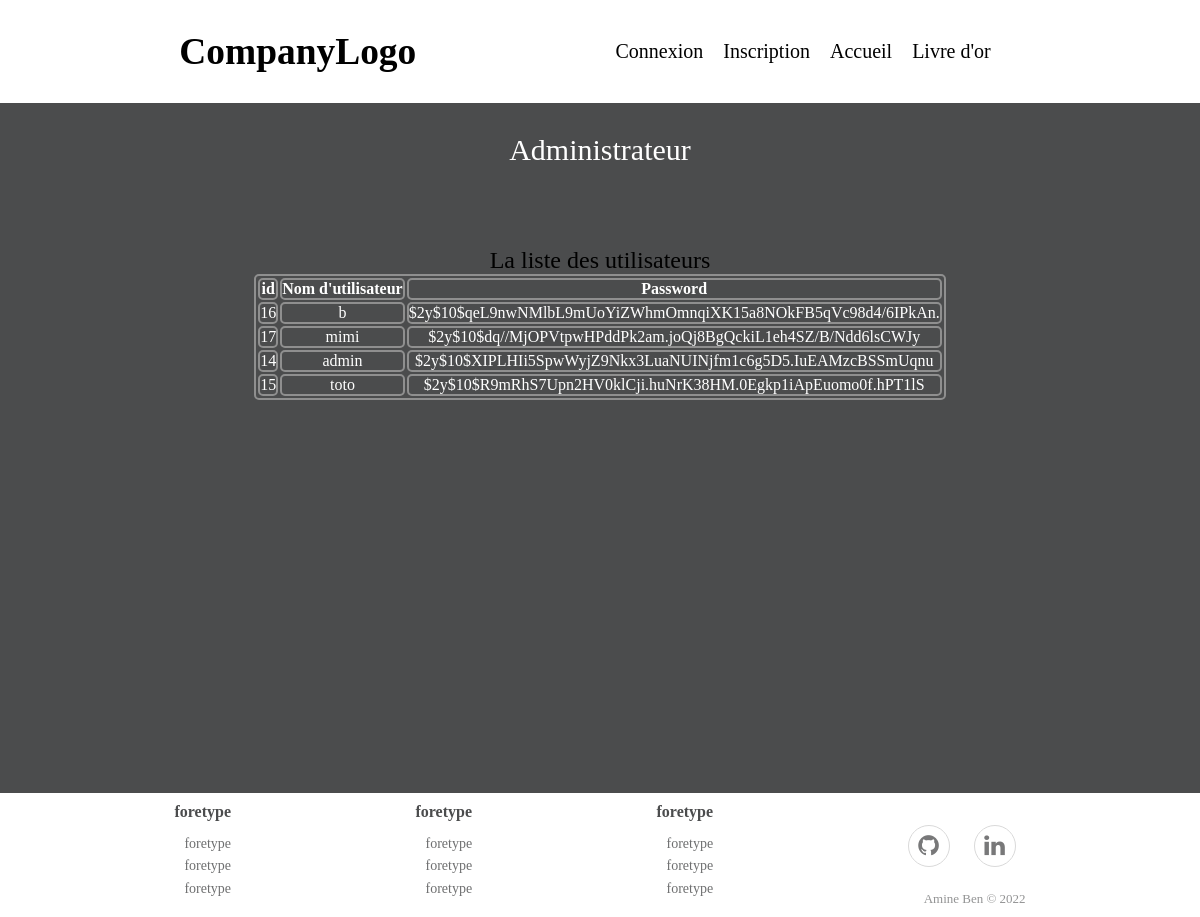
The app's page /admin.php with its own data.
### tables this page shows
CREATE TABLE IF NOT EXISTS `utilisateurs` (
  `id` int(11) NOT NULL AUTO_INCREMENT,
  `login` varchar(255) NOT NULL,
  `password` varchar(255) NOT NULL,
  PRIMARY KEY (`id`)
);

### admin.php (the view)
<?php   include('header.php');
        include('connect.php');
?>
    <main>
        <div class="container">
            <div class="table_admin">
            <div class=titre>
                Administrateur
            </div>
                <h2>La liste des utilisateurs</h2>
                <table>
                    <thead>
                        <tr>
                            <th>id</th>
                            <th>Nom d'utilisateur</th>
                            <th>Password</th>
                        </tr>
                    </thead>
                    <tbody>
                        <?php
                            $request = "SELECT * FROM utilisateurs";
                            $exec_request = $connect -> query($request);
                            while(($result = $exec_request -> fetch_assoc()) != null)
                            {
                                echo "<tr>";
                                echo "<td>".$result['id']."</td>";
                                echo "<td>".$result['login']."</td>";
                                echo "<td>".$result['password']."</td>";
                                echo "</tr>";
                            }
                        ?>
                    </tbody>
                </table>
            </div>
        </div>
    </main>
    <?php include 'footer.php';?>

### header.php (shortened to what this page needs)
<!DOCTYPE html>
<html lang="fr">
<head>
    <link rel="stylesheet" href="https://cdnjs.cloudflare.com/ajax/libs/font-awesome/4.7.0/css/font-awesome.min.css">
    <link rel="stylesheet" href="css/header.css">
</head>
<body>
    <header>
        <div class="container">
            <div class="flex">
                <div id="left">
                    <h3><b>CompanyLogo</b></h3>
                </div>
                <?php
                    if (isset($_GET['deconnexion'])){
                        if($_GET['deconnexion']==true){
                            session_unset();
                            session_destroy();
                            header('Location: index.php');
                        }
                    }
                    else{
                        echo "<div class='a_head'>
                            <a href='connexion.php'>Connexion</a>
                            <a href='inscription.php'>Inscription</a>
                            <a href='index.php'>Accueil</a>
                            <a href='livreor_noconnect.php'>Livre d'or</a>
                            </div>";
                    }
                ?>
            </div>
        </div>
    </header>

### footer.php
<footer>
    <div class="footer">
    <div class="row">
    <div class="item">
        <h3>foretype</h3>
            <ul>
                <li><a href="#">foretype</a></li>
                <li><a href="#">foretype</a></li>
                <li><a href="#">foretype</a></li>
            </ul>
    </div>
    <div class="item">
        <h3>foretype</h3>
        <ul>
            <li><a href="#">foretype</a></li>
            <li><a href="#">foretype</a></li>
            <li><a href="#">foretype</a></li>
        </ul>
    </div>
    <div class="item">
        <h3>foretype</h3>
        <ul>
            <li><a href="#">foretype</a></li>
            <li><a href="#">foretype</a></li>
            <li><a href="#">foretype</a></li>
        </ul>
    </div>
    <div class="item social">
    <a href="https://github.com/amine-benkhelfallah/livre-or"><i class="fa fa-github icon"></i></i></a>
    <a href="https://www.linkedin.com/in/amine-benkhelfallah-524a138b/"><i class="fa fa-linkedin icon"></i></a>
    <p class="copyright">Amine Ben © 2022</p>
    </div>
    </div>
    </div>
</footer>

### css/header.css (style rules this page uses)
* { margin:0; padding:0; }
header { flex-direction:column; justify-content: space-evenly; display: flex; overflow: hidden; background-color: white; padding: 15px 10px; }
a { text-decoration:none; color:black; margin: 10px; }
.flex { text-align: center; display: flex; justify-content:space-evenly; align-items: center; }
#left { font-size: xx-large; }
.a_head { color: #333; padding: 5px 10px; margin: 10px; font-size: 20px; text-decoration : none; flex-direction: row; display: flex; justify-content: space-evenly; }
body { background: #4b4c4d; }
.table_admin { height: 80vh; background :#4b4c4d; color: white; display: flex; flex-direction: column; align-items: center; margin-bottom: 50px; }
table ,th, td { color: white; border: rgb(143, 143, 143) 2px solid; border-radius: 5px; text-align: center; }
.titre { color: white; font-size: 30px; margin: 30px; }
h2 { color: black; font-weight: 100; text-align: center; margin-top: 50px; }
.footer { padding:10px 0; background-color:#fff; color:#4b4c4d; width: 100%; }
.row { display: flex; flex-direction: row; justify-content: space-evenly; }
.footer h3 { margin-top:0; margin-bottom:12px; font-weight:bold; font-size:16px; }
.footer ul { padding:0; list-style:none; line-height:1.6; font-size:14px; margin-bottom:0; }
.footer ul a { color:inherit; text-decoration:none; opacity:0.8; }
.footer .item.social { text-align:right; }
.footer .item.social > a { font-size:24px; width:40px; height:40px; line-height:40px; display:inline-block; text-align:center; border-radius:50%; border:1px solid #ccc; margin-left:10px; margin-top:22px; color:inherit; opacity:0.75; }
.footer .copyright { margin-top:14px; margin-bottom:0; font-size:13px; opacity:0.6; }

### records on screen
utilisateurs: id "16", login "b", password "$2y$10$qeL9nwNMlbL9mUoYiZWhmOmnqiXK15a8NOkFB5qVc98d4/6IPkAn."
utilisateurs: id "17", login "mimi", password "$2y$10$dq//MjOPVtpwHPddPk2am.joQj8BgQckiL1eh4SZ/B/Ndd6lsCWJy"
utilisateurs: id "14", login "admin", password "$2y$10$XIPLHIi5SpwWyjZ9Nkx3LuaNUINjfm1c6g5D5.IuEAMzcBSSmUqnu"
utilisateurs: id "15", login "toto", password "$2y$10$R9mRhS7Upn2HV0klCji.huNrK38HM.0Egkp1iApEuomo0f.hPT1lS"
